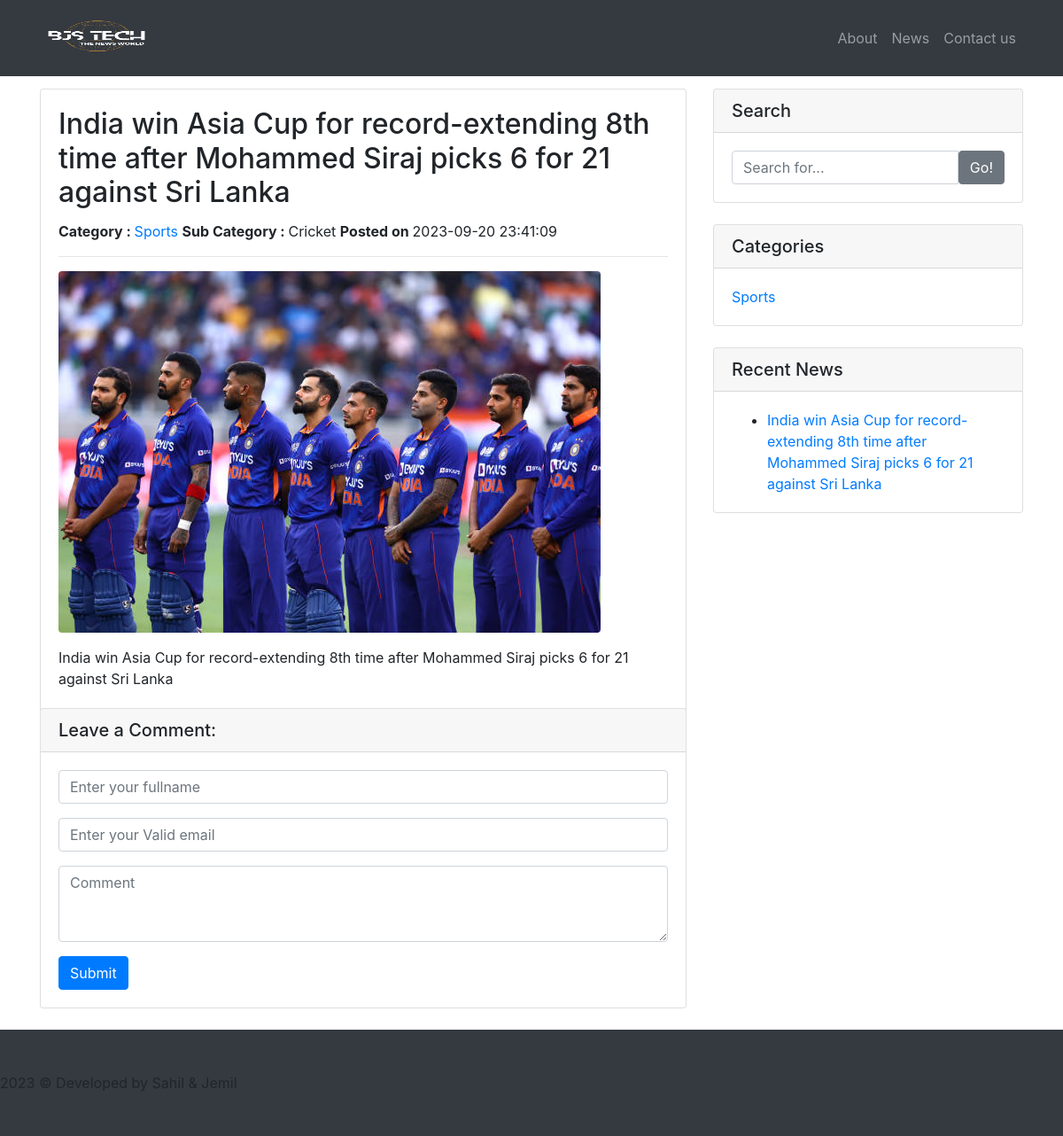
The app's page /news-details.php?nid=1 with its own data.
### tables this page shows
CREATE TABLE `tblposts` (
  `id` int(11) NOT NULL,
  `PostTitle` longtext DEFAULT NULL,
  `CategoryId` int(11) DEFAULT NULL,
  `SubCategoryId` int(11) DEFAULT NULL,
  `PostDetails` longtext DEFAULT NULL,
  `PostingDate` timestamp NULL DEFAULT current_timestamp(),
  `UpdationDate` timestamp NULL DEFAULT NULL ON UPDATE current_timestamp(),
  `Is_Active` int(1) DEFAULT NULL,
  `PostUrl` mediumtext DEFAULT NULL,
  `PostImage` varchar(255) DEFAULT NULL
);

CREATE TABLE `tblcategory` (
  `id` int(11) NOT NULL,
  `CategoryName` varchar(200) DEFAULT NULL,
  `Description` mediumtext DEFAULT NULL,
  `PostingDate` timestamp NULL DEFAULT current_timestamp(),
  `UpdationDate` timestamp NULL DEFAULT NULL,
  `Is_Active` int(1) DEFAULT NULL
);

CREATE TABLE `tblsubcategory` (
  `SubCategoryId` int(11) NOT NULL,
  `CategoryId` int(11) DEFAULT NULL,
  `Subcategory` varchar(255) DEFAULT NULL,
  `SubCatDescription` mediumtext DEFAULT NULL,
  `PostingDate` timestamp NOT NULL DEFAULT current_timestamp(),
  `UpdationDate` timestamp NULL DEFAULT NULL,
  `Is_Active` int(1) DEFAULT NULL
);

### news-details.php (the view, shortened to what this page needs)
<?php
include('includes/config.php');
?>
<!DOCTYPE html>
<html lang="en">
  <head>
    <link href="vendor/bootstrap/css/bootstrap.min.css" rel="stylesheet">
    <link href="css/modern-business.css" rel="stylesheet">
  </head>
  <body>
   <?php include('includes/header.php');?>
    <div class="container">
      <div class="row" style="margin-top: 4%">
        <div class="col-md-8">
<?php
$pid=intval($_GET['nid']);
 $query=mysqli_query($con,"select tblposts.PostTitle as posttitle,tblposts.PostImage,tblcategory.CategoryName as category,tblcategory.id as cid,tblsubcategory.Subcategory as subcategory,tblposts.PostDetails as postdetails,tblposts.PostingDate as postingdate,tblposts.PostUrl as url from tblposts left join tblcategory on tblcategory.id=tblposts.CategoryId left join  tblsubcategory on  tblsubcategory.SubCategoryId=tblposts.SubCategoryId where tblposts.id='$pid'");
while ($row=mysqli_fetch_array($query)) {
?>
          <div class="card mb-4">
            <div class="card-body">
              <h2 class="card-title"><?php echo htmlentities($row['posttitle']);?></h2>
              <p><b>Category : </b> <a href="category.php?catid=<?php echo htmlentities($row['cid'])?>"><?php echo htmlentities($row['category']);?></a>
                <b>Sub Category : </b><?php echo htmlentities($row['subcategory']);?> <b> Posted on </b><?php echo htmlentities($row['postingdate']);?></p>
                <hr />
 <img class="img-fluid rounded" src="admin/postimages/<?php echo htmlentities($row['PostImage']);?>" alt="<?php echo htmlentities($row['posttitle']);?>">
              <p class="card-text"><?php
$pt=$row['postdetails'];
              echo  (substr($pt,0));?></p>
            </div>
          </div>
<?php } ?>
        </div>
      <?php include('includes/sidebar.php');?>
      </div>
 <div class="row" style="margin-top: -8%">
   <div class="col-md-8">
<div class="card my-4">
            <h5 class="card-header">Leave a Comment:</h5>
            <div class="card-body">
              <form name="Comment" method="post">
 <div class="form-group">
<input type="text" name="name" class="form-control" placeholder="Enter your fullname" required>
</div>
 <div class="form-group">
 <input type="email" name="email" class="form-control" placeholder="Enter your Valid email" required>
 </div>
                <div class="form-group">
                  <textarea class="form-control" name="comment" rows="3" placeholder="Comment" required></textarea>
                </div>
                <button type="submit" class="btn btn-primary" name="submit">Submit</button>
              </form>
            </div>
          </div>
        </div>
      </div>
      <?php include('includes/footer.php');?>
  </body>
</html>

### includes/sidebar.php
  <div class="col-md-4">
          <div class="card mb-4">
            <h5 class="card-header">Search</h5>
            <div class="card-body">
                   <form name="search" action="search.php" method="post">
              <div class="input-group">
        <input type="text" name="searchtitle" class="form-control" placeholder="Search for..." required>
                <span class="input-group-btn">
                  <button class="btn btn-secondary" type="submit">Go!</button>
                </span>
              </form>
              </div>
            </div>
          </div>
          <div class="card my-4">
            <h5 class="card-header">Categories</h5>
            <div class="card-body">
              <div class="row">
                <div class="col-lg-6">
                  <ul class="list-unstyled mb-0">
<?php $query=mysqli_query($con,"select id,CategoryName from tblcategory");
while($row=mysqli_fetch_array($query))
{
?>
                    <li>
                      <a href="category.php?catid=<?php echo htmlentities($row['id'])?>"><?php echo htmlentities($row['CategoryName']);?></a>
                    </li>
<?php } ?>
                  </ul>
                </div>
              </div>
            </div>
          </div>
          <div class="card my-4">
            <h5 class="card-header">Recent News</h5>
            <div class="card-body">
                      <ul class="mb-0">
<?php
$query=mysqli_query($con,"select tblposts.id as pid,tblposts.PostTitle as posttitle from tblposts left join tblcategory on tblcategory.id=tblposts.CategoryId left join  tblsubcategory on  tblsubcategory.SubCategoryId=tblposts.SubCategoryId limit 8");
while ($row=mysqli_fetch_array($query)) {
?>
  <li>
                      <a href="news-details.php?nid=<?php echo htmlentities($row['pid'])?>"><?php echo htmlentities($row['posttitle']);?></a>
                    </li>
            <?php } ?>
          </ul>
            </div>
          </div>
        </div>

### css/modern-business.css (style rules this page uses)
body { padding-top: 74px; }
@media (min-width: 992px) { body { padding-top: 56px; } }

### records on screen
tblposts: PostTitle "India win Asia Cup for record-extending 8th time after Mohammed Siraj picks 6 for 21 against Sri Lanka", CategoryId.CategoryName "Sports", SubCategoryId.Subcategory "Cricket", PostingDate "2023-09-20 23:41:09", PostImage (picture), PostDetails "India win Asia Cup for record-extending 8th time after Mohammed Siraj picks 6 for 21 against Sri Lanka"
tblcategory: CategoryName "Sports"
